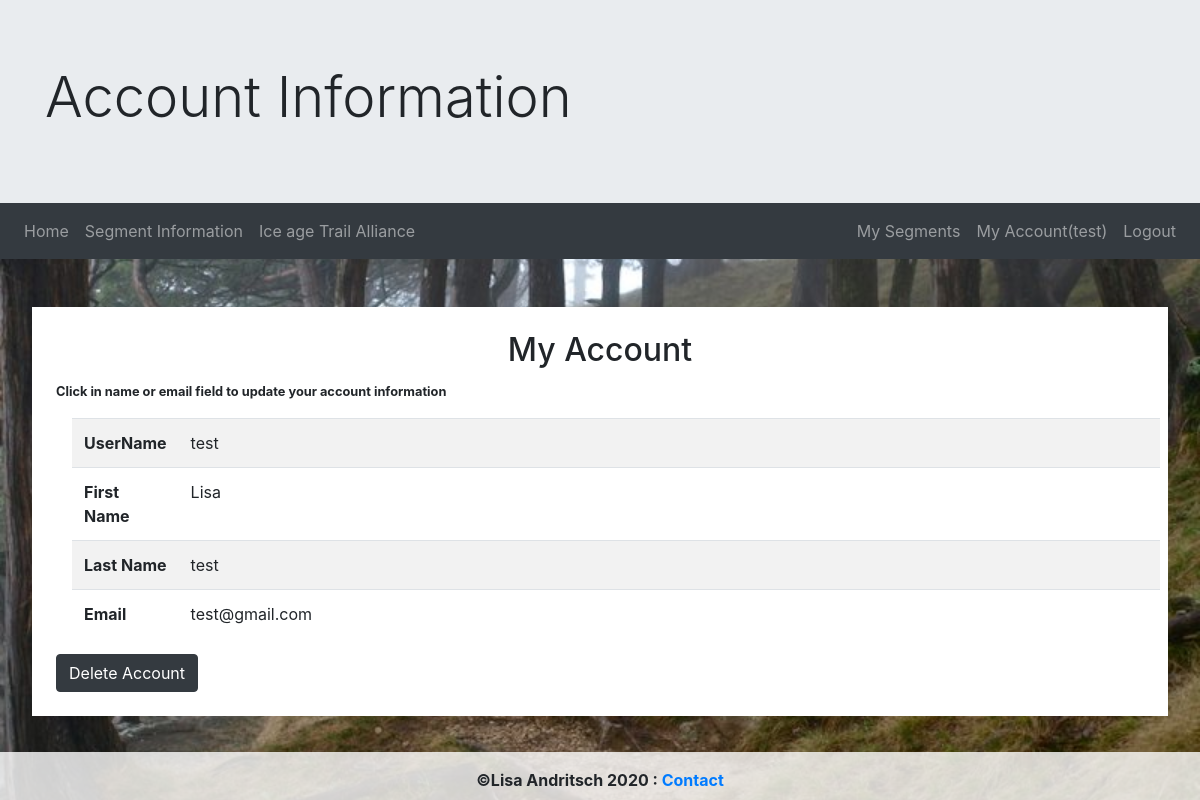
The page /myAccount.php (signed in) on the database its author committed.
### tables this page shows
CREATE TABLE `userinfo` (
  `ID` int NOT NULL AUTO_INCREMENT,
  `UserName` varchar(45) NOT NULL,
  `Password` varchar(200) NOT NULL,
  `FirstName` varchar(45) NOT NULL,
  `LastName` varchar(45) NOT NULL,
  `Email` varchar(100) NOT NULL,
  PRIMARY KEY (`ID`)
);

### myAccount.php (the view, shortened to what this page needs)
<?php
    if (isset($_SESSION['name'])) {
        $sql = "SELECT* FROM userinfo WHERE username = '$_SESSION[name]'";
    } else $loggedIn = false;
?>
<!DOCTYPE html>
<html lang="en">
<head>
    <link rel="stylesheet" href="https://maxcdn.bootstrapcdn.com/bootstrap/4.0.0/css/bootstrap.min.css">
    <link rel="stylesheet" href="styles.css">
</head>
<body>
    <div id="bodyContainer">
        <div class="jumbotron jumbotron-fluid">
            <div class="container">
            <h1 class="display-4">Account Information</h1>
            </div>
        </div>
        <?php require_once("Views/Navbar.php"); ?>
    </div>
    <main>
        <div class="mainContainer p-4 mb-4">
            <h2 style="text-align: center">My Account</h2>
                <small><b>Click in name or email field to update your account information</b></small>
                <table class="table table-striped m-3">
                <?php
                    $result = $dbc->query($sql)
                            or die(mysqli_error($dbc));
                    $row = mysqli_fetch_array($result);
                    $username = $row['UserName'];
                    $firstName = $row['FirstName'];
                    $lastName = $row['LastName'];
                    $email = $row['Email'];
                ?>
                        <tr scope="row"><td><b>UserName</b></td><td><?php echo $username?></td></tr>
                        <tr scope="row"><td><b>First Name</b></td><td contentEditable="true" class="edit" id="firstName"><?php echo $firstName?></td></tr>
                        <tr scope="row"><td><b>Last Name</b></td><td contentEditable="true" class="edit" id="lastName"><?php echo $lastName?></td></tr>
                        <tr scope="row"><td><b>Email</b></td><td contentEditable="true" class="edit" id="email"><?php echo $email?></td></tr>
                    </div>
                <small class="btn btn-dark accountButton"><a href="deleteAccount.php">Delete Account</a></small>
    </main>
    <?php require_once("Views/Footer.php"); ?>
</body>
</html>

### styles.css (style rules this page uses)
body { background-image: url(images/IATCover.jpeg); background-size: cover; background-repeat: no-repeat; background-attachment: fixed; }
.jumbotron { margin-bottom: 0; }
main { margin-left: 2em; margin-right: 2em; }
.mainContainer { background-color: white; margin-bottom: 5em; }
.accountButton a { color: white; }
.edit { width: 100%; height: 25px; }

### rows shown on the page
userinfo: UserName "test", FirstName "Lisa", LastName "test", Email "test@gmail.com"

### other values the page prints
$_SESSION[name] "test"
